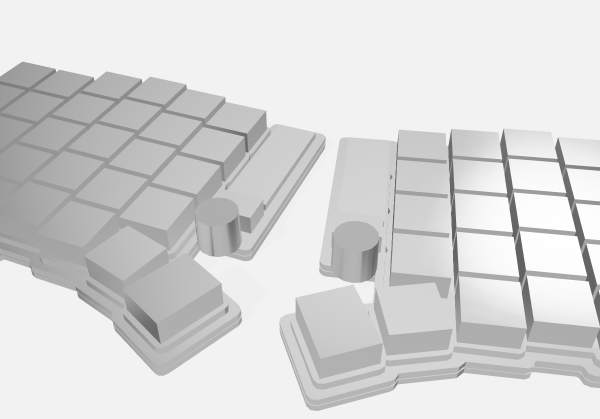
#> input picture tools/3d/revision/rev-cerca.png, 1200 x 838 px (shown at 1/2 size)
$ python add-product-photo.py 3d/revision/cmp-blockout.png 3d/revision/rev-cerca.png
#> lines starting #> are read from the running program, lines starting #| are printed output that depends on the picture
#!/usr/bin/env python
# -*- coding: utf-8 -*-
"""
Genera las imagenes web de un producto a partir de una foto original.

    python tools/add-product-photo.py <id> <ruta-foto> [<ruta-foto-2> ...]

Ejemplo:
    python tools/add-product-photo.py totem "X:/ADEUKB/Codekeeb/Productos/Totem/foto.jpg"

Crea en web/assets/img/products/:
    <id>.jpg      1200 px de ancho   (tarjetas, carrusel, pagina de producto)
    <id>-sm.jpg    640 px de ancho   (movil, via srcset)
y si pasas mas de una foto, tambien <id>-2.jpg / <id>-2-sm.jpg, etc.

Despues hay que apuntar la foto en web/js/data.js:
    img: "<id>.jpg",
    heroImg: "<id>.jpg",
    gallery: ["<id>.jpg", "<id>-2.jpg"],
"""
import os
import sys

try:
    from PIL import Image
except ImportError:
    sys.exit("Falta Pillow. Instalalo con:  pip install pillow")

HERE = os.path.dirname(os.path.abspath(__file__))
OUT = os.path.join(HERE, "..", "assets", "img", "products")

# Anchos que consume la web. El -sm lo elige el navegador en moviles.
SIZES = [("", 1200), ("-sm", 640)]


def build(pid, src, index):
#> called with pid = '3d/revision/cmp-blockout.png', src = '3d/revision/rev-cerca.png', index = 0
    if not os.path.exists(src):
        print("  NO EXISTE: %s" % src)
        return False
    try:
        im = Image.open(src)
#> im is the input picture: PIL image 1200x838 RGB; mean R, G, B 215.4, 214.9, 214.9
    except Exception as e:
        print("  No se pudo abrir (%s): %s" % (e, src))
        return False

    # Las fotos de movil suelen traer rotacion en los metadatos EXIF; sin
    # esto salen tumbadas en el navegador.
    try:
        from PIL import ImageOps
        im = ImageOps.exif_transpose(im)
    except Exception:
        pass

    im = im.convert("RGB")
    suffix = "" if index == 0 else "-%d" % (index + 1)
    ratio = im.width / float(im.height)
#> ratio = 1.43
    print("  origen %sx%s (ratio %.2f)" % (im.width, im.height, ratio))
#|   origen 1200x838 (ratio 1.43)
    if ratio > 2.0:
        print("  AVISO: muy panoramica; en las tarjetas se vera recortada.")

    os.makedirs(OUT, exist_ok=True)
    for tag, w in SIZES:
        c = im.copy()
        if c.width > w:
            c = c.resize((w, max(1, round(c.height * w / float(c.width)))), Image.LANCZOS)
        name = "%s%s%s.jpg" % (pid, suffix, tag)
        path = os.path.join(OUT, name)
        c.save(path, quality=86, optimize=True, progressive=True)
        print("  %-24s %sx%s  %s KB" % (name, c.width, c.height,
                                        os.path.getsize(path) // 1024))
#> this loop made 2 passes
#> pass 2, in build, `c = c.resize((w, max(1, round(c.height * w / float(c.width)))), Image...`:
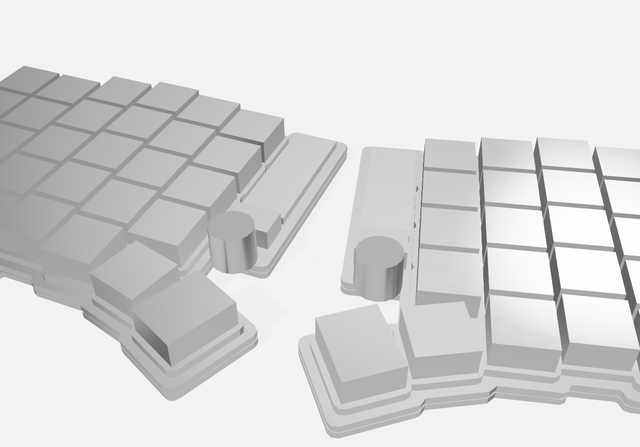
#> c: PIL image 640x447 RGB; mean R, G, B 215.4, 214.9, 214.9
    return True


def main():
    if len(sys.argv) < 3:
        sys.exit(__doc__)
    pid, srcs = sys.argv[1], sys.argv[2:]
    print("Producto: %s" % pid)
    made = [build(pid, s, i) for i, s in enumerate(srcs)]
    ok = sum(1 for m in made if m)
    print("\n%d de %d foto(s) generadas." % (ok, len(srcs)))
    if ok:
        gal = ", ".join('"%s%s.jpg"' % (pid, "" if i == 0 else "-%d" % (i + 1))
                        for i in range(ok))
        print("\nEn web/js/data.js, en el producto '%s':" % pid)
        print('    img: "%s.jpg",' % pid)
        print('    heroImg: "%s.jpg",' % pid)
        print('    gallery: [%s],' % gal)


if __name__ == "__main__":
    main()
